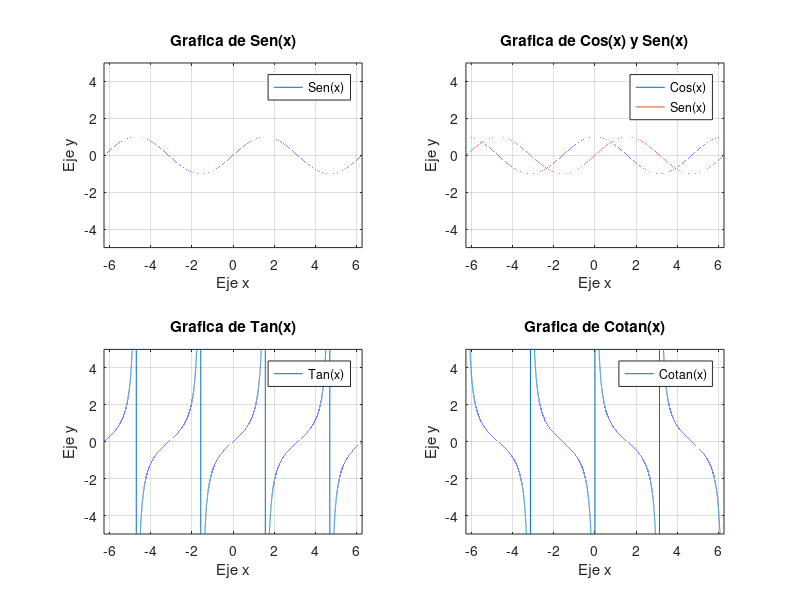

MATLAB code for this plot:
clear; %limpia todas las variables del workspace
close all; %cierra todas las figuras
clc; %vacia el command window

%% Uso de subplot
%Generamos el vector x para evaluar la funcion, esto representa el eje x
x=-2*pi:0.0001:2*pi;
%Definimos los vectores correspondientes a las funciones evaluadas en los puntos del vector x
%esto representa los valores de la funcion en el eje y
seno=sin(x);
coseno=cos(x);
tangente=tan(x);
cotangente=cot(x);
%Genera una interfaz de edicion para un grafico (Figure 1)
%subplot permite graficar varias funciones en una misma ventana grafica pero cada
%una por separado
figure(1);%Creamos una ventana grafica
%subplot(m,n,p) donde m y n indican en cuantas filas y columnas se va dividir 
%la ventana grafica; el numero p es el indice donde ira la grafica
%---Grafico de sen(x)----
subplot(2,2,1);
plot(x,seno);
grid on;
axis([-2*pi, 2*pi, -5, 5]);%limita los bordes del grafico
xlabel('Eje x');
ylabel('Eje y');
legend('Sen(x)');%identificador de curvas
title('Grafica de Sen(x)');
%---Grafico de cos(x) (y sen(x))----
subplot(2,2,2);
plot(x,coseno);
grid on;
axis([-2*pi, 2*pi, -5, 5]);%limita los bordes del grafico
xlabel('Eje x');
ylabel('Eje y');
title('Grafica de Cos(x) y Sen(x)');
subplot(2,2,2);%poniendo dentro de la misma grafica a seno y coseno
hold on;
plot(x,seno);
legend('Cos(x)','Sen(x)');%identificador de curvas
%---Grafico de Tan(x)----
subplot(2,2,3);
plot(x,tangente);
grid on;
axis([-2*pi, 2*pi, -5, 5]);%limita los bordes del grafico
xlabel('Eje x');
ylabel('Eje y');
legend('Tan(x)');%identificador de curvas
title('Grafica de Tan(x)');
%---Grafico de Cotan(x)----
subplot(2,2,4);
plot(x,cotangente);
grid on;
axis([-2*pi, 2*pi, -5, 5]);%limita los bordes del grafico
xlabel('Eje x');
ylabel('Eje y');
legend('Cotan(x)');%identificador de curvas
title('Grafica de Cotan(x)');
